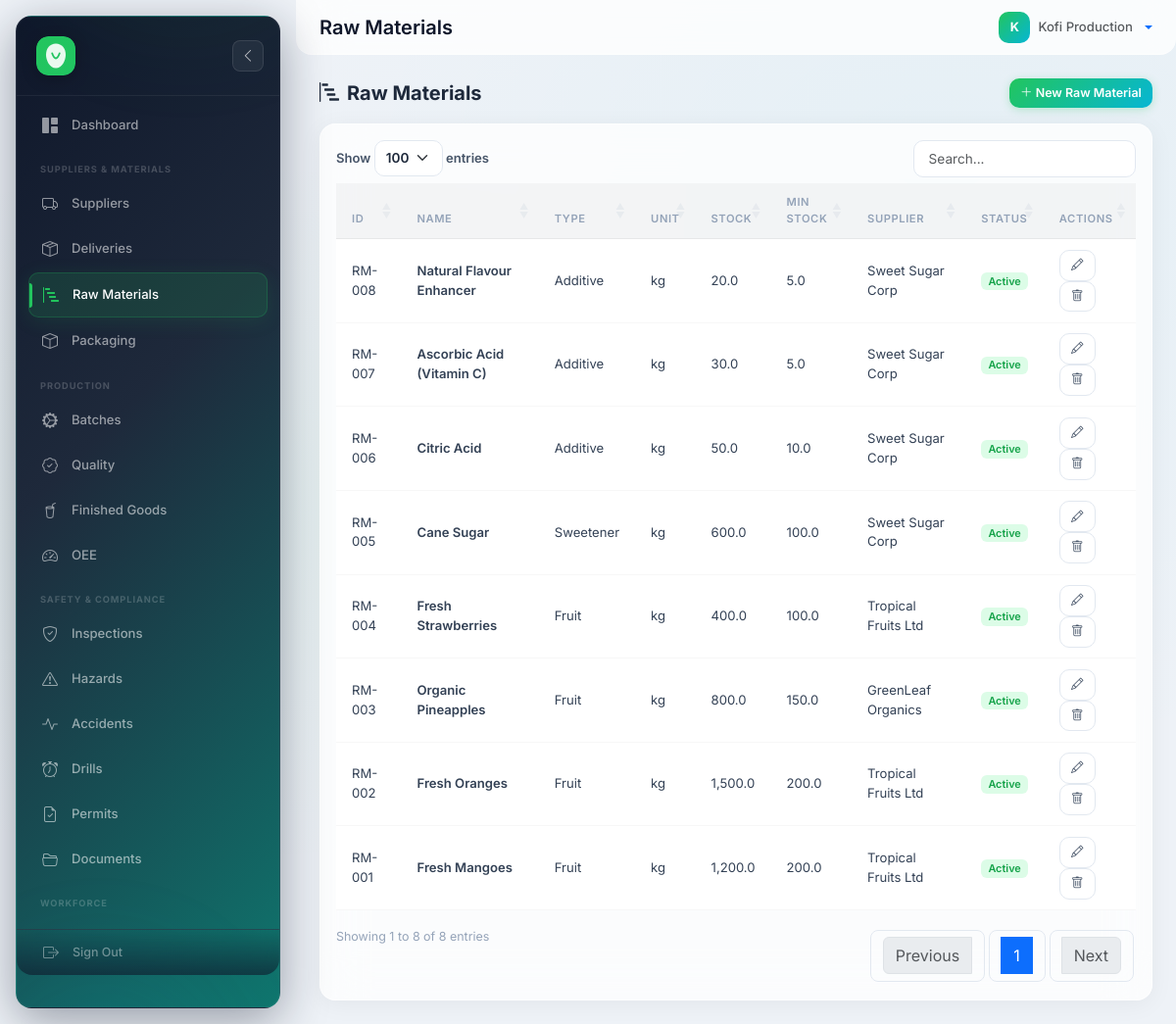
The page /?route=materials/raw (signed in) on the database its author committed.
### tables this page shows
CREATE TABLE raw_materials (
    MaterialID   VARCHAR(50)    PRIMARY KEY,
    Name         VARCHAR(150)   NOT NULL,
    Type         VARCHAR(50)    DEFAULT NULL,
    Unit         VARCHAR(30)    DEFAULT 'kg',
    CurrentStock DECIMAL(10,2)  DEFAULT 0,
    MinStock     DECIMAL(10,2)  DEFAULT 0,
    SupplierID   VARCHAR(50)    DEFAULT NULL,
    Status       ENUM('Active','Inactive') DEFAULT 'Active',
    created_at   TIMESTAMP      DEFAULT CURRENT_TIMESTAMP,
    FOREIGN KEY (SupplierID) REFERENCES suppliers(SupplierID) ON UPDATE CASCADE ON DELETE SET NULL,
    INDEX idx_rm_type (Type)
);

CREATE TABLE suppliers (
    SupplierID VARCHAR(50)  PRIMARY KEY,
    Name       VARCHAR(150) NOT NULL,
    Contact    VARCHAR(100) DEFAULT NULL,
    Email      VARCHAR(150) DEFAULT NULL,
    Phone      VARCHAR(30)  DEFAULT NULL,
    Address    TEXT         DEFAULT NULL,
    Type       VARCHAR(50)  DEFAULT 'Fruit Supplier',
    Status     ENUM('Active','Inactive') DEFAULT 'Active',
    created_at TIMESTAMP    DEFAULT CURRENT_TIMESTAMP
);

### backend/controllers/Controller.php (called while the page is built, shortened)
<?php
abstract class Controller
{
    protected string $viewPath;
    protected function render(string $view, array $data = []): void
    {
        extract($data);
        $viewFile = APP_ROOT . '/frontend/views/' . $this->viewPath . '/' . $view . '.php';
        require $viewFile;
        require APP_ROOT . '/frontend/views/layouts/main.php';
    }
}

### backend/controllers/RawMaterialController.php (called while the page is built, shortened)
<?php
require_once __DIR__ . '/Controller.php';
class RawMaterialController extends Controller {
    public function __construct() {
        $this->model = new RawMaterialModel();
    }
    public function index(): void {
        $this->render('raw_materials', ['materials' => $this->model->getAllWithSuppliers()]);
    }
}

### backend/models/Model.php (called while the page is built, shortened)
<?php
require_once __DIR__ . '/../config/database.php';
abstract class Model
{
    protected PDO $db;
    public function __construct()
    {
        $this->db = getDb();
    }
    public function query(string $sql, array $params = []): array
    {
        $stmt = $this->db->prepare($sql);
        $stmt->execute($params);
        return $stmt->fetchAll();
    }
}

### backend/config/database.php (called while the page is built, shortened)
<?php
function getDb(): PDO {
    static $pdo = null;
    if ($pdo === null) {
        $dsn = 'mysql:host=' . DB_HOST . ';dbname=' . DB_NAME . ';charset=' . DB_CHARSET;
        $options = [
            PDO::ATTR_ERRMODE            => PDO::ERRMODE_EXCEPTION,
            PDO::ATTR_DEFAULT_FETCH_MODE => PDO::FETCH_ASSOC,
            PDO::ATTR_EMULATE_PREPARES   => false,
        ];
         $pdo = new PDO($dsn, DB_USER, DB_PASS, $options);
    }
    return $pdo;
}
function sanitize(mixed $input): string {
    return htmlspecialchars(trim((string)$input), ENT_QUOTES, 'UTF-8');
}

### backend/models/RawMaterialModel.php (called while the page is built, shortened)
<?php
require_once __DIR__ . '/Model.php';
class RawMaterialModel extends Model {
    public function getAllWithSuppliers(): array {
        return $this->query(
            "SELECT rm.*, s.Name AS SupplierName
             FROM raw_materials rm LEFT JOIN suppliers s ON rm.SupplierID = s.SupplierID
             ORDER BY rm.MaterialID DESC"
        );
    }
}

### frontend/views/materials/raw_materials.php (the view)
<?php $pageTitle = 'Raw Materials'; ?>
<div class="d-flex justify-content-between align-items-center mb-3">
    <h5 class="fw-bold mb-0"><i class="bi bi-bar-chart-steps me-2"></i><?= $pageTitle ?></h5>
    <a href="?route=materials/raw/create" class="btn btn-success btn-sm"><i class="bi bi-plus-lg"></i> New Raw Material</a>
</div>
<div class="card border-0 shadow-sm">
    <div class="card-body">
        <table id="dataTable" class="table table-hover align-middle">
            <thead class="table-light"><tr><th>ID</th><th>Name</th><th>Type</th><th>Unit</th><th>Stock</th><th>Min Stock</th><th>Supplier</th><th>Status</th><th>Actions</th></tr></thead>
            <tbody>
                <?php foreach ($materials as $m): ?>
                <tr>
                    <td><?= sanitize($m['MaterialID']) ?></td>
                    <td class="fw-semibold"><?= sanitize($m['Name']) ?></td>
                    <td><?= sanitize($m['Type'] ?? '') ?></td>
                    <td><?= sanitize($m['Unit'] ?? 'kg') ?></td>
                    <td>
                        <span class="<?= (float)($m['CurrentStock'] ?? 0) <= (float)($m['MinStock'] ?? 0) ? 'text-danger fw-bold' : '' ?>"><?= number_format((float)($m['CurrentStock'] ?? 0), 1) ?></span>
                    </td>
                    <td><?= number_format((float)($m['MinStock'] ?? 0), 1) ?></td>
                    <td><?= sanitize($m['SupplierName'] ?? $m['supplier_name'] ?? '') ?></td>
                    <td>
                        <?php $st = $m['Status'] ?? 'Active'; ?>
                        <span class="badge bg-<?= $st === 'Active' ? 'success' : 'secondary' ?>"><?= sanitize($st) ?></span>
                    </td>
                    <td>
                        <a href="?route=materials/raw/edit&id=<?= urlencode($m['MaterialID']) ?>" class="btn btn-sm btn-outline-primary" title="Edit"><i class="bi bi-pencil"></i></a>
                        <a href="?route=materials/raw/delete&id=<?= urlencode($m['MaterialID']) ?>" class="btn btn-sm btn-outline-danger" title="Delete" onclick="return confirm('Delete this raw material?')"><i class="bi bi-trash"></i></a>
                    </td>
                </tr>
                <?php endforeach; ?>
            </tbody>
        </table>
    </div>
</div>

### frontend/assets/css/glass.css (style rules this page uses)
:root { --sidebar-width: 270px; --sidebar-collapsed: 85px; --glass-bg: rgba(255,255,255,0.78); --glass-border: rgba(255,255,255,0.5); --glass-shadow: 0 4px 24px rgba(0,0,0,0.05); --glass-blur: blur(24px); --brand: #22c55e; --brand-accent: #06b6d4; --gradient-brand: linear-gradient(135deg, #22c55e 0%, #06b6d4 100%); --gradient-warm: linear-gradient(135deg, #f97316 0%, #ef4444 100%); --gradient-cool: linear-gradient(135deg, #6366f1 0%, #8b5cf6 100%); --gradient-sky: linear-gradient(135deg, #0ea5e9 0%, #2563eb 100%); --gradient-rose: linear-gradient(135deg, #f43f5e 0%, #e11d48 100%); --gradient-amber: linear-gradient(135deg, #f59e0b 0%, #d97706 100%); --gradient-emerald: linear-gradient(135deg, #10b981 0%, #059669 100%); --radius: 16px; --radius-sm: 10px; }
*, *::before, *::after { box-sizing: border-box; }
body { font-family: 'Inter', system-ui, -apple-system, sans-serif !important; background: #eef2f7 !important; background-image: radial-gradient(ellipse at 20% 50%, rgba(34,197,94,0.04) 0%, transparent 50%), radial-gradient(ellipse at 80% 20%, rgba(6,182,212,0.04) 0%, transparent 50%) !important; color: #1e293b; -webkit-font-smoothing: antialiased; }
.card, .border-0 { background: var(--glass-bg) !important; backdrop-filter: var(--glass-blur) !important; -webkit-backdrop-filter: var(--glass-blur) !important; border: 1px solid var(--glass-border) !important; border-radius: var(--radius) !important; box-shadow: var(--glass-shadow) !important; transition: all 0.25s ease; }
.table { border-collapse: collapse; }
.table th { font-size: 0.7rem !important; font-weight: 600 !important; text-transform: uppercase !important; letter-spacing: 0.05em !important; color: #94a3b8 !important; padding: 0.7rem 1rem !important; border-bottom: 1px solid rgba(0,0,0,0.05) !important; background: rgba(0,0,0,0.01) !important; }
.table td { padding: 0.65rem 1rem !important; font-size: 0.82rem !important; color: #334155 !important; border-bottom: 1px solid rgba(0,0,0,0.03) !important; }
.table-light { background: rgba(0,0,0,0.01) !important; }
.table-light th { background: rgba(0,0,0,0.02) !important; }
.btn-success { background: var(--gradient-brand) !important; border: none !important; color: white !important; box-shadow: 0 2px 8px rgba(34,197,94,0.25) !important; border-radius: var(--radius-sm) !important; font-weight: 600 !important; transition: all 0.15s !important; }
.btn-outline-primary { border: 1.5px solid #e2e8f0 !important; color: #475569 !important; background: white !important; border-radius: var(--radius-sm) !important; font-weight: 600 !important; transition: all 0.15s !important; }
.btn-outline-danger { border: 1.5px solid #e2e8f0 !important; color: #475569 !important; background: white !important; border-radius: var(--radius-sm) !important; font-weight: 600 !important; transition: all 0.15s !important; }
.btn-sm { font-size: 0.78rem !important; padding: 0.35rem 0.7rem !important; }
.badge { font-weight: 600 !important; font-size: 0.68rem !important; border-radius: 6px !important; }
.badge.bg-success { background: #dcfce7 !important; color: #16a34a !important; }

### rows shown on the page
raw_materials: MaterialID "RM-008", Name "Natural Flavour Enhancer", Type "Additive", Unit "kg", CurrentStock "20.0", MinStock "5.0", SupplierID.Name "Sweet Sugar Corp", Status "Active"
raw_materials: MaterialID "RM-007", Name "Ascorbic Acid (Vitamin C)", Type "Additive", Unit "kg", CurrentStock "30.0", MinStock "5.0", SupplierID.Name "Sweet Sugar Corp", Status "Active"
raw_materials: MaterialID "RM-006", Name "Citric Acid", Type "Additive", Unit "kg", CurrentStock "50.0", MinStock "10.0", SupplierID.Name "Sweet Sugar Corp", Status "Active"
raw_materials: MaterialID "RM-005", Name "Cane Sugar", Type "Sweetener", Unit "kg", CurrentStock "600.0", MinStock "100.0", SupplierID.Name "Sweet Sugar Corp", Status "Active"
raw_materials: MaterialID "RM-004", Name "Fresh Strawberries", Type "Fruit", Unit "kg", CurrentStock "400.0", MinStock "100.0", SupplierID.Name "Tropical Fruits Ltd", Status "Active"
raw_materials: MaterialID "RM-003", Name "Organic Pineapples", Type "Fruit", Unit "kg", CurrentStock "800.0", MinStock "150.0", SupplierID.Name "GreenLeaf Organics", Status "Active"
raw_materials: MaterialID "RM-002", Name "Fresh Oranges", Type "Fruit", Unit "kg", CurrentStock "1,500.0", MinStock "200.0", SupplierID.Name "Tropical Fruits Ltd", Status "Active"
raw_materials: MaterialID "RM-001", Name "Fresh Mangoes", Type "Fruit", Unit "kg", CurrentStock "1,200.0", MinStock "200.0", SupplierID.Name "Tropical Fruits Ltd", Status "Active"

### other values the page prints
$pageTitle "Raw Materials"
substr($user['name'] ?? 'U', 0, 1) "K"
$user['name'] "Kofi Production"
